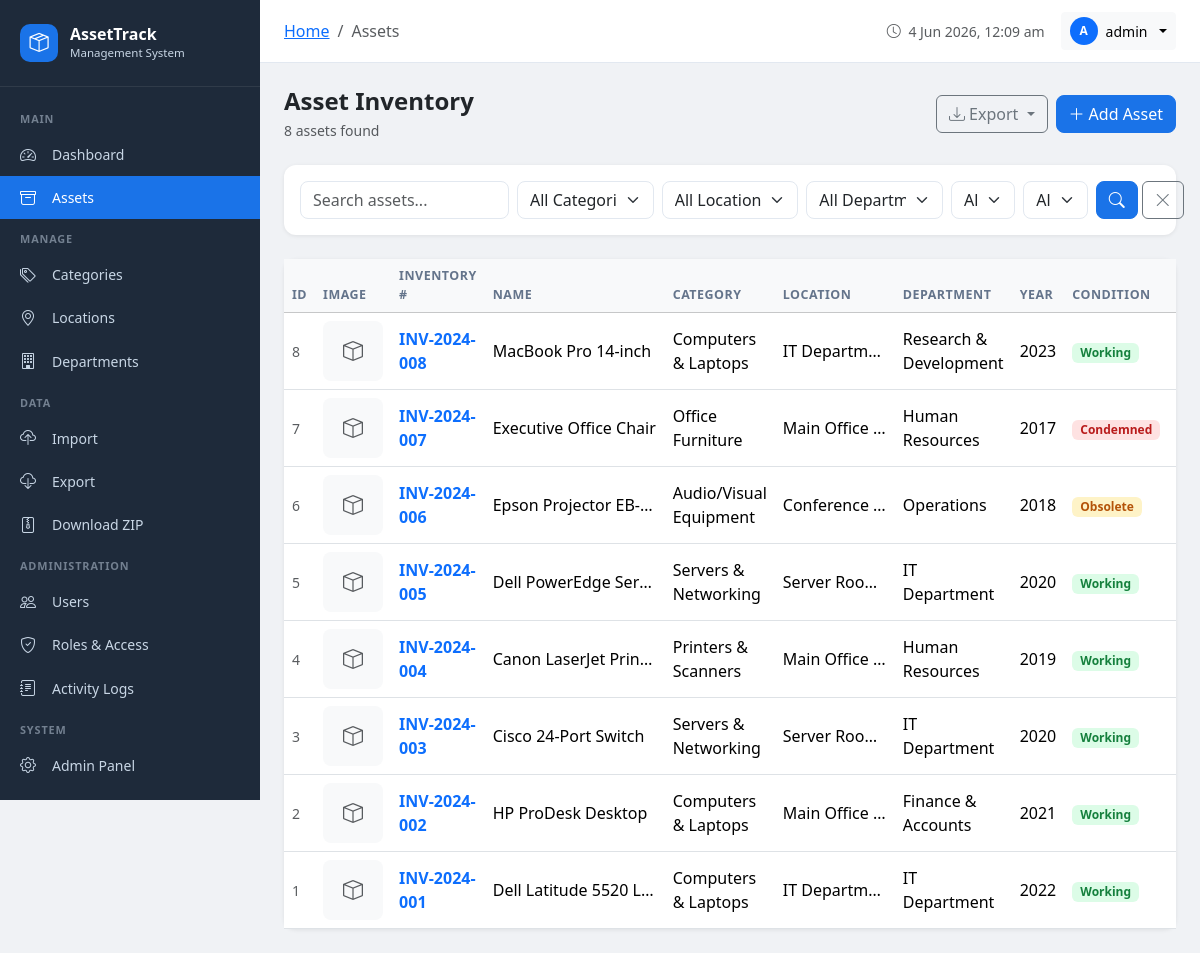
The app's page /assets/ (signed in) with its own data.
### assets/models.py (models this page shows, shortened)
class Asset(models.Model):
    CONDITION_CHOICES = [
        ('working', 'Working'),
        ('write_off', 'Write Off'),
        ('condemned', 'Condemned'),
        ('obsolete', 'Obsolete'),
        ('disposed', 'Disposed'),
    ]
    STATUS_CHOICES = [
        ('active', 'Active'),
        ('inactive', 'Inactive'),
        ('under_repair', 'Under Repair'),
        ('in_store', 'In Store'),
        ('transferred', 'Transferred'),
    ]
    inventory_id = models.AutoField(primary_key=True)
    inventory_number = models.CharField(max_length=50, unique=True)
    inventory_name = models.CharField(max_length=200)
    category = models.ForeignKey(Category, on_delete=models.SET_NULL, null=True, blank=True, related_name='assets')
    make = models.CharField(max_length=100, blank=True)
    model = models.CharField(max_length=100, blank=True)
    serial_number = models.CharField(max_length=100, blank=True)
    date_of_purchase = models.DateField(null=True, blank=True)
    year_of_purchase = models.PositiveIntegerField(null=True, blank=True)
    purchase_price = models.DecimalField(max_digits=12, decimal_places=2, null=True, blank=True)
    vendor = models.CharField(max_length=200, blank=True)
    location = models.ForeignKey(Location, on_delete=models.SET_NULL, null=True, blank=True, related_name='assets')
    department = models.ForeignKey(Department, on_delete=models.SET_NULL, null=True, blank=True, related_name='assets')
    assigned_to = models.CharField(max_length=200, blank=True)
    working_status = models.CharField(max_length=20, choices=STATUS_CHOICES, default='active')
    condition = models.CharField(max_length=20, choices=CONDITION_CHOICES, default='working')
    warranty_years = models.PositiveIntegerField(default=0)
    incidence_details = models.TextField(blank=True)
    upgradation_details = models.TextField(blank=True)
    description = models.TextField(blank=True)
    image = models.ImageField(upload_to='assets/', null=True, blank=True)
    created_by = models.ForeignKey(User, on_delete=models.SET_NULL, null=True, related_name='created_assets')
    updated_by = models.ForeignKey(User, on_delete=models.SET_NULL, null=True, related_name='updated_assets')
    created_at = models.DateTimeField(auto_now_add=True)
    updated_at = models.DateTimeField(auto_now=True)
    @property
    def warranty_expiry_date(self):
        if self.date_of_purchase and self.warranty_years:
            try:
                return self.date_of_purchase.replace(year=self.date_of_purchase.year + self.warranty_years)
            except ValueError:
                return None
        return None
    @property
    def warranty_status(self):
        if not self.date_of_purchase or not self.warranty_years:
            return 'No Warranty'
        expiry = self.warranty_expiry_date
        if expiry is None:
            return 'No Warranty'
        today = date.today()
        if today > expiry:
            return 'Expired'
        diff = expiry - today
        if diff.days <= 90:
            return 'Expiring Soon'
        return 'Active'
    class Meta:
        ordering = ['-created_at']

class Category(models.Model):
    name = models.CharField(max_length=100, unique=True)
    description = models.TextField(blank=True)
    created_at = models.DateTimeField(auto_now_add=True)
    def __str__(self):
        return self.name
    class Meta:
        verbose_name_plural = 'Categories'
        ordering = ['name']

class Location(models.Model):
    name = models.CharField(max_length=100)
    building = models.CharField(max_length=100, blank=True)
    floor = models.CharField(max_length=50, blank=True)
    room = models.CharField(max_length=50, blank=True)
    address = models.TextField(blank=True)
    created_at = models.DateTimeField(auto_now_add=True)
    def __str__(self):
        parts = [self.name]
        if self.building:
            parts.append(self.building)
        if self.floor:
            parts.append(f"Floor {self.floor}")
        if self.room:
            parts.append(f"Room {self.room}")
        return ' - '.join(parts)
    class Meta:
        ordering = ['name']

class Department(models.Model):
    name = models.CharField(max_length=100, unique=True)
    head = models.CharField(max_length=100, blank=True)
    description = models.TextField(blank=True)
    created_at = models.DateTimeField(auto_now_add=True)
    def __str__(self):
        return self.name
    class Meta:
        ordering = ['name']

### assets/views.py (the view, shortened to what this page needs)
        def wrapper(request, *args, **kwargs):
            if not request.user.is_authenticated:
                from django.contrib.auth.views import redirect_to_login
                return redirect_to_login(request.get_full_path())
            if request.user.is_superuser:
                return view_func(request, *args, **kwargs)

### templates/assets/asset_list.html (shortened to what this page needs)
{% extends 'base.html' %}
{% block breadcrumb %}
<li class="breadcrumb-item"><a href="{% url 'dashboard' %}">Home</a></li>
<li class="breadcrumb-item active">Assets</li>
{% endblock %}
{% block content %}
<div class="d-flex align-items-center justify-content-between mb-4">
    <div>
        <h4 class="fw-bold mb-1">Asset Inventory</h4>
        <p class="text-muted mb-0 small">{{ total_count }} asset{{ total_count|pluralize }} found{% if scope_dept %} in {{ scope_dept.name }}{% endif %}</p>
    </div>
    <div class="d-flex gap-2">
        {% if user.is_superuser or user.profile.role.can_import_export %}
        <div class="dropdown">
            <button class="btn btn-outline-secondary dropdown-toggle" data-bs-toggle="dropdown">
                <i class="bi bi-download me-1"></i>Export
            </button>
        </div>
        {% endif %}
        {% if user.is_superuser or user.profile.role.can_add_asset %}
        <a href="{% url 'asset_create' %}" class="btn btn-primary">
            <i class="bi bi-plus-lg me-1"></i>Add Asset
        </a>
        {% endif %}
    </div>
</div>
<div class="card mb-4">
    <div class="card-body">
        <form method="get" class="row g-2">
            <div class="col-md-3">{{ form.search }}</div>
            <div class="col-md-2">{{ form.category }}</div>
            <div class="col-md-2">{{ form.location }}</div>
            {% if not scope_dept %}<div class="col-md-2">{{ form.department }}</div>{% endif %}
            <div class="col-md-1">{{ form.condition }}</div>
            <div class="col-md-1">{{ form.working_status }}</div>
            <div class="col-md-1 d-flex gap-1">
                <button type="submit" class="btn btn-primary flex-fill"><i class="bi bi-search"></i></button>
                <a href="{% url 'asset_list' %}" class="btn btn-outline-secondary"><i class="bi bi-x-lg"></i></a>
            </div>
        </form>
    </div>
</div>
<div class="card">
    <div class="table-responsive">
        <table class="table table-hover mb-0 align-middle">
            <thead class="table-light">
                <tr>
                    <th>ID</th>
                    <th>Image</th>
                    <th>Inventory #</th>
                    <th>Name</th>
                    <th>Category</th>
                    <th>Location</th>
                    <th>Department</th>
                    <th>Year</th>
                    <th>Condition</th>
                    <th>Status</th>
                </tr>
            </thead>
            <tbody>
                {% for asset in assets %}
                <tr>
                    <td class="text-muted small">{{ asset.inventory_id }}</td>
                    <td>
                        {% if asset.image %}
                        <img src="{{ asset.image.url }}" class="img-asset" alt="{{ asset.inventory_name }}">
                        {% else %}
                        <div class="img-asset d-flex align-items-center justify-content-center bg-light text-muted">
                            <i class="bi bi-box fs-5"></i>
                        </div>
                        {% endif %}
                    </td>
                    <td><a href="{% url 'asset_detail' asset.pk %}" class="fw-semibold text-decoration-none">{{ asset.inventory_number }}</a></td>
                    <td class="text-truncate" style="max-width:180px">{{ asset.inventory_name }}</td>
                    <td>{{ asset.category|default:'-' }}</td>
                    <td class="text-truncate" style="max-width:120px">{{ asset.location|default:'-' }}</td>
                    <td>{{ asset.department|default:'-' }}</td>
                    <td>{{ asset.year_of_purchase|default:'-' }}</td>
                    <td>
                        <span class="badge badge-{{ asset.condition }} px-2 py-1">{{ asset.get_condition_display }}</span>
                    </td>
                    <td>
                    </td>
                </tr>
                {% endfor %}
            </tbody>
        </table>
    </div>
</div>
{% endblock %}

### templates/base.html (shortened to what this page needs)
<!DOCTYPE html>
<html lang="en">
<head>
    <link href="https://cdn.jsdelivr.net/npm/bootstrap@5.3.2/dist/css/bootstrap.min.css" rel="stylesheet">
    <link href="https://cdn.jsdelivr.net/npm/bootstrap-icons@1.11.3/font/bootstrap-icons.min.css" rel="stylesheet">
</head>
<body>
{% if user.is_authenticated %}
<div class="sidebar" id="sidebar">
    <div class="sidebar-brand">
        <div class="sidebar-brand-icon"><i class="bi bi-box-seam"></i></div>
        <div>
            <div class="sidebar-brand-text">AssetTrack</div>
            <div class="sidebar-brand-sub">Management System</div>
        </div>
    </div>
    <nav class="sidebar-nav">
        <div class="nav-section-title">Main</div>
        <a href="{% url 'dashboard' %}" class="nav-link {% if request.resolver_match.url_name == 'dashboard' %}active{% endif %}">
            <i class="bi bi-speedometer2"></i> Dashboard
        </a>
        <a href="{% url 'asset_list' %}" class="nav-link {% if 'asset' in request.resolver_match.url_name %}active{% endif %}">
            <i class="bi bi-archive"></i> Assets
        </a>
        <div class="nav-section-title">Manage</div>
        <a href="{% url 'category_list' %}" class="nav-link {% if 'category' in request.resolver_match.url_name %}active{% endif %}">
            <i class="bi bi-tags"></i> Categories
        </a>
        <a href="{% url 'location_list' %}" class="nav-link {% if 'location' in request.resolver_match.url_name %}active{% endif %}">
            <i class="bi bi-geo-alt"></i> Locations
        </a>
        <a href="{% url 'department_list' %}" class="nav-link {% if 'department' in request.resolver_match.url_name %}active{% endif %}">
            <i class="bi bi-building"></i> Departments
        </a>
        {% if user.is_superuser or user.profile.role.can_import_export %}
        <div class="nav-section-title">Data</div>
        <a href="{% url 'import_assets' %}" class="nav-link {% if request.resolver_match.url_name == 'import_assets' %}active{% endif %}">
            <i class="bi bi-cloud-upload"></i> Import
        </a>
        <a href="{% url 'export_assets' %}" class="nav-link">
            <i class="bi bi-cloud-download"></i> Export
        </a>
        <a href="{% url 'download_zip' %}" class="nav-link {% if request.resolver_match.url_name == 'download_zip' %}active{% endif %}">
            <i class="bi bi-file-zip"></i> Download ZIP
        </a>
        {% endif %}
        {% if user.is_superuser or user.profile.role.can_manage_users %}
        <div class="nav-section-title">Administration</div>
        <a href="{% url 'user_list' %}" class="nav-link {% if 'user' in request.resolver_match.url_name %}active{% endif %}">
            <i class="bi bi-people"></i> Users
        </a>
        <a href="{% url 'role_list' %}" class="nav-link {% if 'role' in request.resolver_match.url_name %}active{% endif %}">
            <i class="bi bi-shield-check"></i> Roles & Access
        </a>
        {% endif %}
        {% if user.is_superuser or user.profile.role.can_view_logs %}
        <a href="{% url 'activity_log_list' %}" class="nav-link {% if request.resolver_match.url_name == 'activity_log_list' %}active{% endif %}">
            <i class="bi bi-journal-text"></i> Activity Logs
        </a>
        {% endif %}
        {% if user.is_superuser %}
        <div class="nav-section-title">System</div>
        <a href="/admin/" class="nav-link" target="_blank">
            <i class="bi bi-gear"></i> Admin Panel
        </a>
        {% endif %}
    </nav>
</div>
<div class="main-content">
    <div class="topbar">
        <div class="topbar-left">
            <nav aria-label="breadcrumb" class="d-none d-md-block">
                <ol class="breadcrumb mb-0 small">
                    {% block breadcrumb %}{% endblock %}
                </ol>
            </nav>
        </div>
        <div class="d-flex align-items-center gap-3">
            <span class="text-muted small d-none d-sm-inline">
                <i class="bi bi-clock me-1"></i>
                <span id="current-time"></span>
            </span>
            <div class="dropdown">
                <button class="btn btn-light btn-sm dropdown-toggle d-flex align-items-center gap-2" data-bs-toggle="dropdown">
                    {% if user.profile.avatar %}
                    <img src="{{ user.profile.avatar.url }}" class="rounded-circle" width="28" height="28" style="object-fit:cover">
                    {% else %}
                    <div class="rounded-circle bg-primary d-flex align-items-center justify-content-center text-white" style="width:28px;height:28px;font-size:0.75rem;font-weight:700">
                        {{ user.username|first|upper }}
                    </div>
                    {% endif %}
                    <span class="d-none d-sm-inline">{{ user.get_full_name|default:user.username }}</span>
                </button>
            </div>
        </div>
    </div>
    <div class="page-content">
        {% block content %}{% endblock %}
    </div>
</div>
{% else %}
{% block auth_content %}{% endblock %}
{% endif %}
</body>
</html>

### records on screen
Asset: inventory_id "8", inventory_number "INV-2024-008", inventory_name "MacBook Pro 14-inch", category "Computers & Laptops", location "IT Departm…", department "Research & Development", year_of_purchase "2023", condition "Working"
Asset: inventory_id "7", inventory_number "INV-2024-007", inventory_name "Executive Office Chair", category "Office Furniture", location "Main Office…", department "Human Resources", year_of_purchase "2017", condition "Condemned"
Asset: inventory_id "6", inventory_number "INV-2024-006", inventory_name "Epson Projector EB-…", category "Audio/Visual Equipment", location "Conference…", department "Operations", year_of_purchase "2018", condition "Obsolete"
Asset: inventory_id "5", inventory_number "INV-2024-005", inventory_name "Dell PowerEdge Ser…", category "Servers & Networking", location "Server Roo…", department "IT Department", year_of_purchase "2020", condition "Working"
Asset: inventory_id "4", inventory_number "INV-2024-004", inventory_name "Canon LaserJet Prin…", category "Printers & Scanners", location "Main Office…", department "Human Resources", year_of_purchase "2019", condition "Working"
Asset: inventory_id "3", inventory_number "INV-2024-003", inventory_name "Cisco 24-Port Switch", category "Servers & Networking", location "Server Roo…", department "IT Department", year_of_purchase "2020", condition "Working"
Asset: inventory_id "2", inventory_number "INV-2024-002", inventory_name "HP ProDesk Desktop", category "Computers & Laptops", location "Main Office…", department "Finance & Accounts", year_of_purchase "2021", condition "Working"
Asset: inventory_id "1", inventory_number "INV-2024-001", inventory_name "Dell Latitude 5520 L…", category "Computers & Laptops", location "IT Departm…", department "IT Department", year_of_purchase "2022", condition "Working"

### other values on screen
{{ user.username|first|upper }} "A"
{{ user.get_full_name|default:user.username }} "admin"
{{ total_count }} "8"
